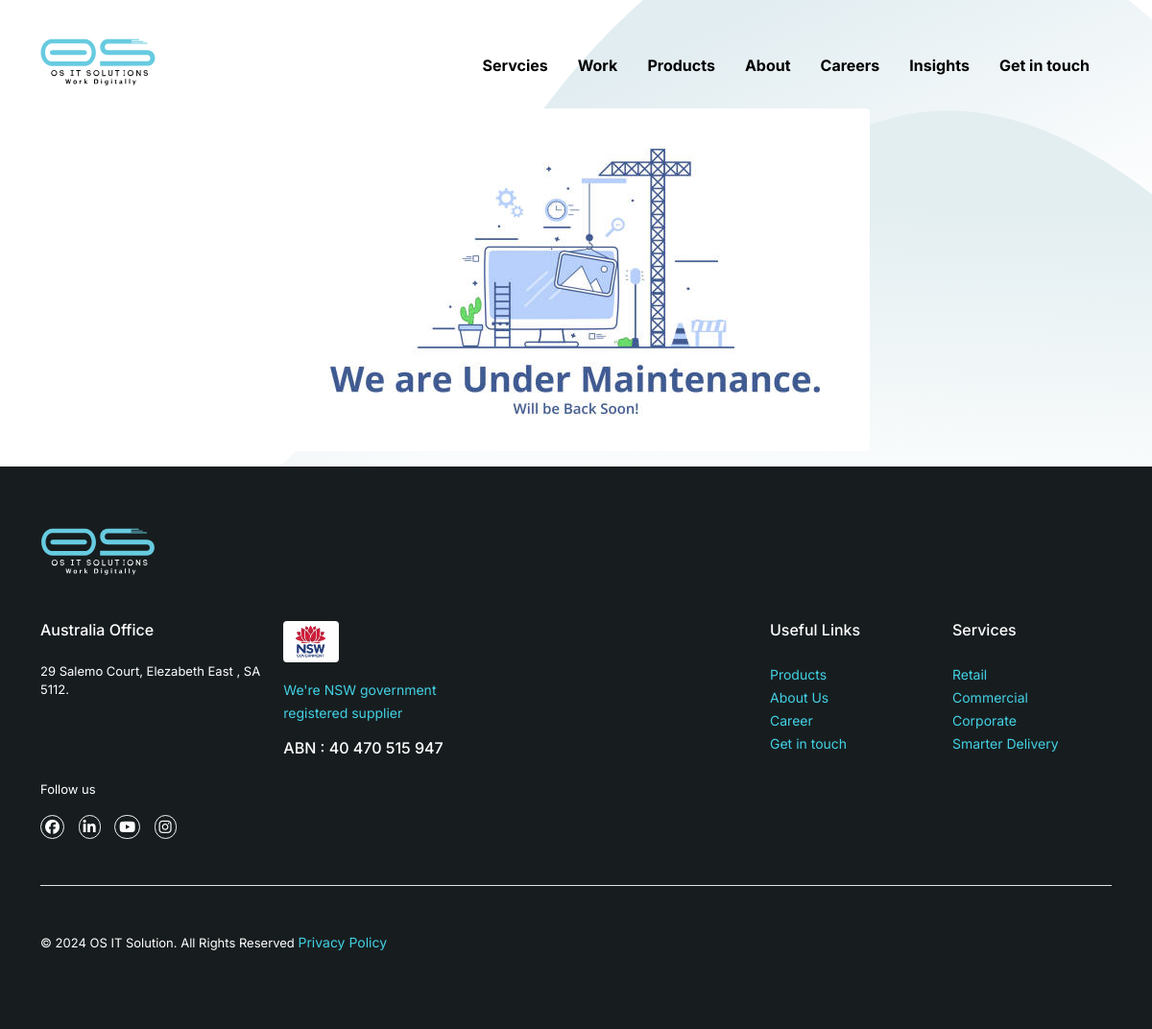
Page /career/ on the committed database.
### Website_Settings/models.py (models this page shows, shortened)
class Setting(models.Model):
    site_Name = models.CharField(max_length=30)
    logo = models.FileField(upload_to='logo/')
    logo_2 = models.FileField(upload_to='logo/')
    favicon = models.FileField(upload_to='favicon/')
    year = models.IntegerField()
    address = models.CharField(max_length=50)
    google_Map_Link = models.CharField(max_length=800)
    phone = models.CharField(max_length=20)
    email = models.EmailField(max_length=50)
    facebook = models.CharField(max_length=50)
    linkedin = models.CharField(max_length=50)
    youtube = models.CharField(max_length=50)
    instagram = models.CharField(max_length=50)
    abn = models.CharField(max_length=40)
    description = models.TextField()
    consultency = models.TextField()
    flash_News = models.TextField()

class Background(models.Model):
    name = models.CharField(max_length=30)
    about_Page_Banner = models.FileField(upload_to='background/')
    error_Image = models.ImageField(upload_to='image/')

### Home_Page/views.py (the view)
# urls.py: path('career/', views.CareerView.as_view(), name="career"),
class CareerView(TemplateView):
    template_name = "careers.html"

### Website_Settings/custom_context.py (called while the page is built)
def common_context(request):
    settings = Setting.objects.first()
    return {
        'settings': settings
    }

def image(request):
    backgrounds = Background.objects.last()
    return {
        'backgrounds': backgrounds
    }

### templates/careers.html (shortened to what this page needs)
{% extends "base.html" %}
{% load static %}
{% block content %}
    <main class="flex-shrink-0">
        <header id="about-page-header">
            {% include "navbar-2.html" %}
            <section class="container mt-4 pb-3">
                <img class="rounded mx-auto d-block" src="{{backgrounds.error_Image.url}}" alt="">
            </section>
        </header>
    </main>
{% include "footer.html" %}
{% endblock content %}

### templates/navbar-2.html (shortened to what this page needs)
<nav class="navbar navbar-expand-lg navbar-light p-0">
    <div class="container navbar-top-position">
        <span class=""><a href="{% url 'home' %}"><img id="web_logo" src="{{settings.logo_2.url}}"
                    alt=""></a></span>
        <div class="collapse navbar-collapse mt-2" id="navbarNavDropdown">
            <ul class="navbar-nav ms-auto">
                <li class="nav-item dropdown nav-option has-megamenu">
                    <a class="nav-link active about black-nav" href="{% url 'service' %}"
                        id="navbarDropdownMenuLink" role="button" data-bs-toggle="" aria-expanded="false">
                        Servcies </a>
                </li>
                <li class="nav-item nav-option">
                    <a class="nav-link active black-nav" href="{% url 'work' %}">Work</a>
                </li>
                <li class="nav-item nav-option">
                    <a class="nav-link active black-nav" href="{% url 'product' %}">Products</a>
                </li>
                <li class="nav-item nav-option">
                    <a class="nav-link active black-nav" href="{% url 'about' %}">About</a>
                </li>
                <li class="nav-item nav-option">
                    <a class="nav-link active black-nav" href="{% url 'career' %}">Careers</a>
                </li>
                <li class="nav-item nav-option">
                    <a class="nav-link active black-nav" href="{% url 'insights' %}">Insights</a>
                </li>
                <li class="nav-item nav-option">
                    <a class="nav-link active black-nav" href="{% url 'contact' %}">Get in touch</a>
                </li>
            </ul>
        </div>
    </div>
</nav>

### templates/footer.html
{% load static %}
<footer class="footer mt-auto py-3">
    <div class="container pt-3 pt-lg-5 pb-3 pb-lg-5">
      <img id="footer-logo" src="{{settings.logo.url}}" alt="">
      <div class="mt-3 mt-lg-5">
        <div class="row">
          <div class="col-12 col-md-6 col-lg-8">
            <div class="row">
              <div class="col-12 col-md-12 col-lg-4">
                <h6 class="pb-2 pb-lg-3">Australia Office</h6>
                <p class="footer-text">{{settings.address}}.</p>
              </div>
              <div class="col-12 col-md-12 col-lg-4">
                <img class="w-25 rounded" src="{% static 'asset/images/icons/354_nsw.jpg' %}" alt="">
                <p class="pt-3"><a target="_blank" href="https://buy.nsw.gov.au/supplier/profile/139345">We're NSW
                    government registered supplier</a></p>
                <h6 class="pb-2 pb-lg-3">ABN : {{settings.abn}}</h6>
              </div>
              <div class="col-12 col-md-12 col-lg-4">
              </div>
            </div>
          </div>
          <div class="col-12 col-md-3 col-lg-2">
            <h6 class="pb-2 pb-lg-3">Useful Links</h6>
            <div>
              <a href="{% url 'product' %}">Products</a> <br>
              <a href="{% url 'about' %}">About Us</a> <br>
              <a href="{% url 'career' %}">Career</a> <br>
              <a href="{% url 'contact' %}">Get in touch</a>
            </div>
          </div>
          <div class="col-12 col-md-3 col-lg-2">
            <h6 class="pb-2 pb-lg-3">Services</h6>
            <div>
              <a href="">Retail</a> <br>
              <a href="">Commercial</a> <br>
              <a href="">Corporate</a> <br>
              <a href="">Smarter Delivery</a>
            </div>
          </div>
        </div>
        <div class="">
          <p class="footer-text">Follow us</p>
          <a href="https://{{settings.facebook}}"><i class="fa-brands fa-facebook footer-social"></i></a>
          <a href="https://{{settings.linkedin}}"><i class="fa-brands fa-linkedin-in footer-social"></i></a>
          <a href="https://{{settings.youtube}}"><i class="fa-brands fa-youtube footer-social"></i></a>
          <a href="https://{{settings.instagram}}"><i class="fa-brands fa-instagram footer-social"></i></a>
        </div>
      </div>
      <div class="mt-3 mt-lg-5 border-top border-1">
        <p class="footer-text pt-3 pt-lg-5">
          &copy;
          {{settings.year}} {{settings.site_Name}}. All Rights Reserved <a
            class="policy" href="">Privacy Policy</a>
        </p>
      </div>
    </div>
  </footer>

### static/asset/css/style.css (style rules this page uses)
body { font-family: 'Inter', sans-serif !important; background-color: none !important; }
a { text-decoration: none; font-size: 14px; color: #43d1e4; transition: .3s; }
ul { list-style-type: disc; }
li { font-size: 14px; }
#web_logo { width: 120px; }
.nav-option { margin-right: 15px; }
.active { transition: 0.3s; }
.nav-link { font-weight: 700; font-size: 16px; color: rgb(255, 255, 255) !important; }
.black-nav { font-weight: 700; font-size: 16px; color: rgb(0, 0, 0) !important; }
@media (min-width: 1024px) { .navbar-top-position { padding-top: 40px; } }
@media all and (min-width: 992px) { .navbar .has-megamenu { position: static !important; } }
ul { list-style-type: none; }
#about-page-header { background: rgba(51, 51, 51, 0.1) url(../images/bg.svg); background-color: #ffffffff; background-repeat: no-repeat; background-size: cover; background-position: center center; max-width: 100%; }
footer { background-color: #171d1f; color: #ffffffff; }
#footer-logo { width: 120px; }
.footer-text { font-size: 13px; }
.footer-social { margin-right: 10px; font-size: 15px; color: #ffffffff; border: 1px solid whitesmoke; padding: 4px; border-radius: 50px; }

### rows in the picture
Setting: logo_2 (picture), logo (picture), address "29 Salemo Court, Elezabeth East , SA 5112", abn "40 470 515 947", year "2024", site_Name "OS IT Solution"
Background: error_Image (picture)
